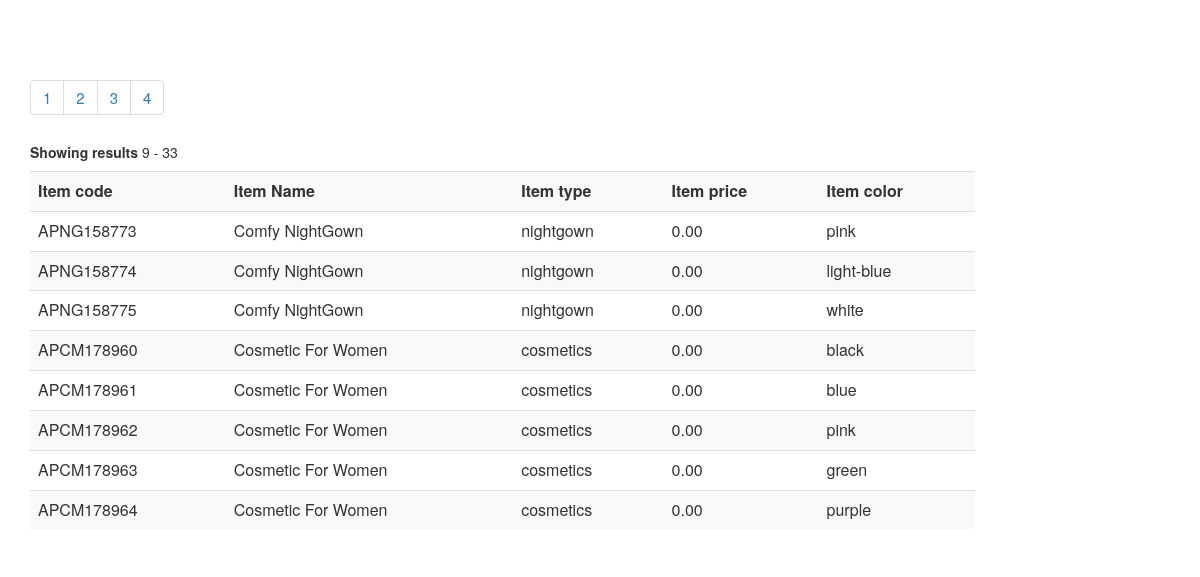
The app's page /test-dummies/pagination-test.php?page=2 with its own data.
### tables this page shows
CREATE TABLE `items_list` (
  `item_id` int(11) NOT NULL,
  `item_code` varchar(100) NOT NULL,
  `item_name` varchar(50) NOT NULL,
  `type` varchar(100) NOT NULL,
  `description` longtext NOT NULL,
  `additional_info` longtext NOT NULL,
  `color` varchar(20) NOT NULL,
  `image_path` varchar(100) NOT NULL,
  `item_price` decimal(10,2) NOT NULL,
  `item_size` varchar(10) NOT NULL,
  `item_quantity` int(11) NOT NULL,
  `upload_date` timestamp NOT NULL DEFAULT CURRENT_TIMESTAMP
);

### test-dummies/pagination-test.php (the view)
<head>
    <link rel="stylesheet" href="https://maxcdn.bootstrapcdn.com/bootstrap/3.3.7/css/bootstrap.min.css">
</head>
<div class="container" style="padding-top: 5%;">
    <div class="row">
        <div class="col-md-10" style="font-size: 15px;">
            <?php
            require_once __DIR__.'/../include/connect-db.inc.php';
            $get_items = mysqli_query($conn, "SELECT * FROM items_list");
            $noOfItems = mysqli_num_rows($get_items);
            $items_per_page = 8;
            $noOfPages = ceil($noOfItems/$items_per_page);
            echo "<ul class='pagination'>";
            for($page = 1;$page <= $noOfPages;$page++)
            {
                echo "<li><a href='pagination-test.php?page=" . $page . "'>".$page."</a></li>";
            }
            echo "</ul>";
            if(!isset($_GET['page']))
                $page = 1;
            else
                $page = $_GET['page'];
            $first_result = ($page-1)*$items_per_page;
            $run_query = mysqli_query($conn, "SELECT * FROM items_list LIMIT ".$first_result.",".$items_per_page."");
            echo "<h5><strong>Showing results </strong>".($first_result+1)." - ".($first_result+$noOfItems)."</h5>";
            echo "<table class='table table-striped'><tr><th>Item code</th><th>Item Name</th><th>Item type</th><th>Item price</th><th>Item color</th></tr>";
            while($all_items = mysqli_fetch_assoc($run_query))
            {
                echo "<tr><td>".$all_items['item_code']."</td><td>".$all_items['item_name']."</td><td>".$all_items['type']."</td><td>".$all_items['item_price']."</td>
                    <td>".$all_items['color']."</td></tr>";
            }
            echo "</table>";
            ?>
        </div>
    </div>
</div>

### records on screen
items_list: item_code "APNG158773", item_name "Comfy NightGown", type "nightgown", item_price "0.00", color "pink"
items_list: item_code "APNG158774", item_name "Comfy NightGown", type "nightgown", item_price "0.00", color "light-blue"
items_list: item_code "APNG158775", item_name "Comfy NightGown", type "nightgown", item_price "0.00", color "white"
items_list: item_code "APCM178960", item_name "Cosmetic For Women", type "cosmetics", item_price "0.00", color "black"
items_list: item_code "APCM178961", item_name "Cosmetic For Women", type "cosmetics", item_price "0.00", color "blue"
items_list: item_code "APCM178962", item_name "Cosmetic For Women", type "cosmetics", item_price "0.00", color "pink"
items_list: item_code "APCM178963", item_name "Cosmetic For Women", type "cosmetics", item_price "0.00", color "green"
items_list: item_code "APCM178964", item_name "Cosmetic For Women", type "cosmetics", item_price "0.00", color "purple"

### other values on screen
$first_result+1 "9"
$first_result+$noOfItems "33"
